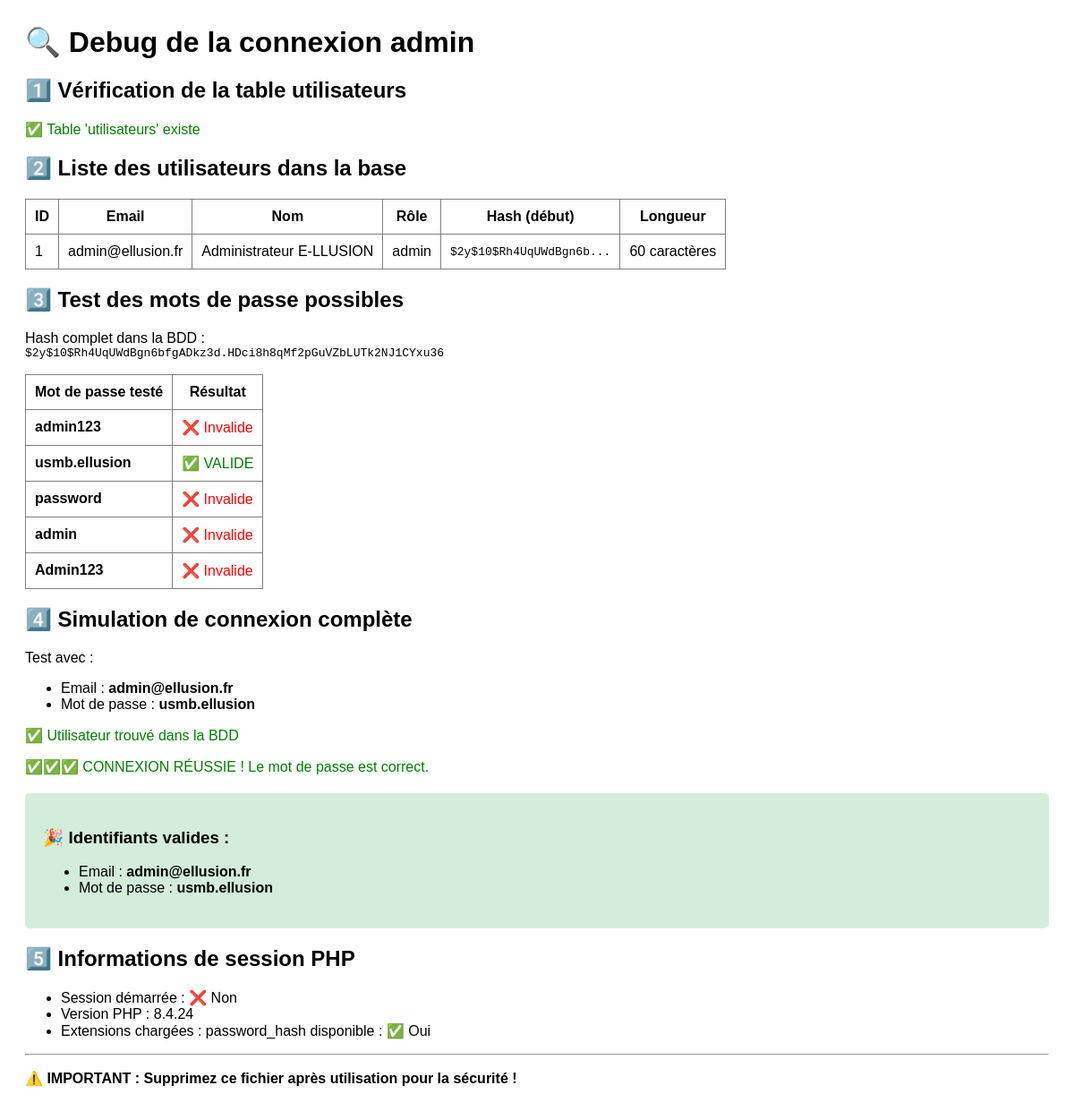
The page /debug-login.php on the database as committed earlier.
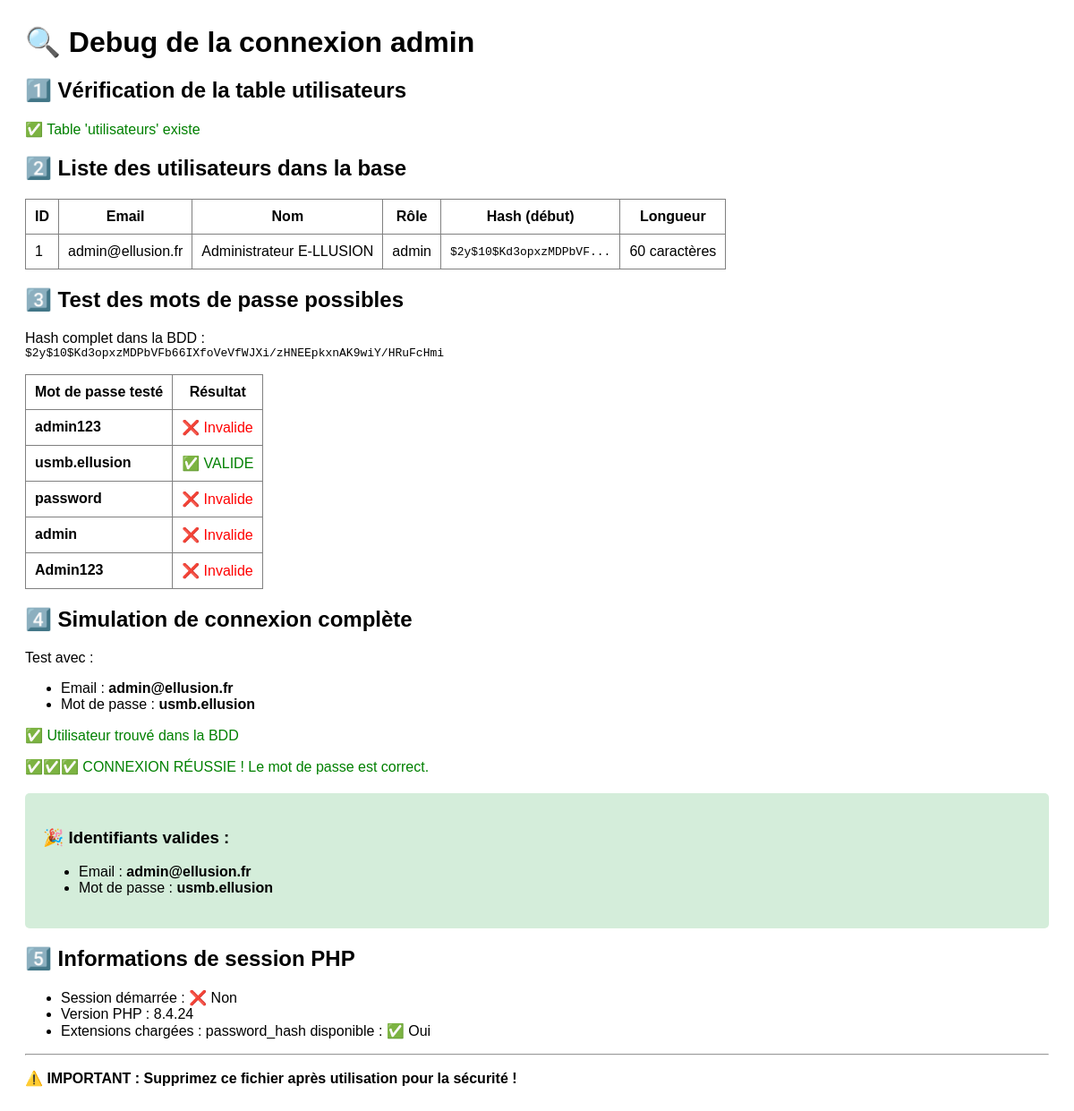
The same page on the database as committed later.
### tables this page shows
CREATE TABLE `utilisateurs` (
  `id_utilisateur` int(11) NOT NULL AUTO_INCREMENT,
  `email` varchar(255) NOT NULL COMMENT 'Email de connexion',
  `mot_de_passe` varchar(255) NOT NULL COMMENT 'Mot de passe hashé (password_hash)',
  `nom` varchar(100) NOT NULL COMMENT 'Nom de utilisateur',
  `prenom` varchar(100) NOT NULL COMMENT 'Prénom de utilisateur',
  `role` enum('admin','referent') NOT NULL DEFAULT 'referent' COMMENT 'Rôle de utilisateur',
  `agence` varchar(100) DEFAULT NULL COMMENT 'Agence ou département (optionnel)',
  PRIMARY KEY (`id_utilisateur`),
  UNIQUE KEY `email` (`email`)
);

### debug-login.php (the view, shortened to what this page needs)
<?php
echo "<h1>🔍 Debug de la connexion admin</h1>";
try {
    $pdo = getPDO();
    echo "<h2>1️⃣ Vérification de la table utilisateurs</h2>";
    $stmt = $pdo->query("SHOW TABLES LIKE 'utilisateurs'");
    if ($stmt->rowCount() > 0) {
        echo "<p class='success'>✅ Table 'utilisateurs' existe</p>";
    } else {
        echo "<p class='error'>❌ Table 'utilisateurs' n'existe PAS</p>";
        die();
    }
    echo "<h2>2️⃣ Liste des utilisateurs dans la base</h2>";
    $stmt = $pdo->query("SELECT id_utilisateur, email, nom, prenom, role, LEFT(mot_de_passe, 20) as mdp_debut, LENGTH(mot_de_passe) as mdp_longueur FROM utilisateurs");
    $users = $stmt->fetchAll();
    echo "<table border='1' cellpadding='10' style='border-collapse:collapse;'>";
    echo "<tr><th>ID</th><th>Email</th><th>Nom</th><th>Rôle</th><th>Hash (début)</th><th>Longueur</th></tr>";
    foreach ($users as $user) {
        echo "<tr>";
        echo "<td>{$user['id_utilisateur']}</td>";
        echo "<td>{$user['email']}</td>";
        echo "<td>{$user['nom']} {$user['prenom']}</td>";
        echo "<td>{$user['role']}</td>";
        echo "<td><code>{$user['mdp_debut']}...</code></td>";
        echo "<td>{$user['mdp_longueur']} caractères</td>";
        echo "</tr>";
    }
    echo "</table>";
    echo "<h2>3️⃣ Test des mots de passe possibles</h2>";
    $stmt = $pdo->prepare("SELECT mot_de_passe FROM utilisateurs WHERE email = :email");
    $stmt->execute([':email' => 'admin@ellusion.fr']);
    $user = $stmt->fetch();
    $hashFromDB = $user['mot_de_passe'];
    echo "<p>Hash complet dans la BDD :<br><code>{$hashFromDB}</code></p>";
    $testPasswords = [
        'admin123',
        'usmb.ellusion',
        'password',
        'admin',
        'Admin123'
    ];
    echo "<table border='1' cellpadding='10' style='border-collapse:collapse;'>";
    echo "<tr><th>Mot de passe testé</th><th>Résultat</th></tr>";
    foreach ($testPasswords as $testPwd) {
        $isValid = password_verify($testPwd, $hashFromDB);
        $result = $isValid ? "<span class='success'>✅ VALIDE</span>" : "<span class='error'>❌ Invalide</span>";
        echo "<tr><td><strong>{$testPwd}</strong></td><td>{$result}</td></tr>";
    }
    echo "</table>";
    echo "<h2>4️⃣ Simulation de connexion complète</h2>";
    $email = 'admin@ellusion.fr';
    $password = 'usmb.ellusion';
    echo "<p>Test avec :</p>";
    echo "<ul>";
    echo "<li>Email : <strong>{$email}</strong></li>";
    echo "<li>Mot de passe : <strong>{$password}</strong></li>";
    echo "</ul>";
    $stmt = $pdo->prepare("SELECT * FROM utilisateurs WHERE email = :email");
    $stmt->execute([':email' => $email]);
    $utilisateur = $stmt->fetch();
    if ($utilisateur) {
        echo "<p class='success'>✅ Utilisateur trouvé dans la BDD</p>";
        if (password_verify($password, $utilisateur['mot_de_passe'])) {
            echo "<p class='success'>✅✅✅ CONNEXION RÉUSSIE ! Le mot de passe est correct.</p>";
            echo "<div style='background:#d4edda;padding:20px;border-radius:5px;margin:20px 0;'>";
            echo "<h3>🎉 Identifiants valides :</h3>";
            echo "<ul>";
            echo "<li>Email : <strong>admin@ellusion.fr</strong></li>";
            echo "<li>Mot de passe : <strong>usmb.ellusion</strong></li>";
            echo "</ul>";
            echo "</div>";
        } else {
            echo "<p class='error'>❌ Mot de passe INCORRECT</p>";
            echo "<p>Le hash dans la BDD ne correspond à aucun des mots de passe testés.</p>";
        }
    } else {
        echo "<p class='error'>❌ Utilisateur non trouvé avec cet email</p>";
    }
    echo "<h2>5️⃣ Informations de session PHP</h2>";
    echo "<ul>";
    echo "<li>Session démarrée : " . (session_status() === PHP_SESSION_ACTIVE ? "✅ Oui" : "❌ Non") . "</li>";
    echo "<li>Version PHP : " . phpversion() . "</li>";
    echo "<li>Extensions chargées : password_hash disponible : " . (function_exists('password_hash') ? "✅ Oui" : "❌ Non") . "</li>";
    echo "</ul>";
} catch (Exception $e) {
    echo "<p class='error'>❌ Erreur : " . $e->getMessage() . "</p>";
}
echo "<hr>";
echo "<p><strong>⚠️ IMPORTANT : Supprimez ce fichier après utilisation pour la sécurité !</strong></p>";
?>

Rows that differ between the two databases and show on the page:
changed utilisateurs "admin@ellusion.fr": mdp_debut "$2y$10$Rh4UqUWdBgn6b" → "$2y$10$Kd3opxzMDPbVF"; mot_de_passe "$2y$10$Rh4UqUWdBgn6bfgADkz3d.HDci8h8qMf2pGuVZbLUTk2NJ1CYxu36" → "$2y$10$Kd3opxzMDPbVFb66IXfoVeVfWJXi/zHNEEpkxnAK9wiY/HRuFcHmi"
